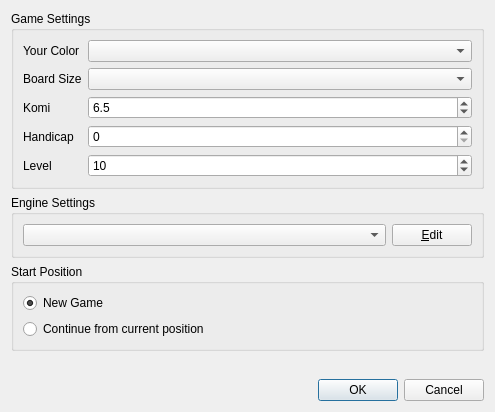
<?xml version="1.0" encoding="UTF-8"?>
<ui version="4.0">
 <class>PlayWithComputerDialog</class>
 <widget class="QDialog" name="PlayWithComputerDialog">
  <property name="geometry">
   <rect>
    <x>0</x>
    <y>0</y>
    <width>495</width>
    <height>412</height>
   </rect>
  </property>
  <property name="sizePolicy">
   <sizepolicy hsizetype="Preferred" vsizetype="Minimum">
    <horstretch>0</horstretch>
    <verstretch>0</verstretch>
   </sizepolicy>
  </property>
  <property name="windowTitle">
   <string>Play with Computer</string>
  </property>
  <layout class="QVBoxLayout" name="verticalLayout">
   <item>
    <layout class="QVBoxLayout" name="verticalLayout_2">
     <item>
      <widget class="QGroupBox" name="groupBox">
       <property name="title">
        <string>Game Settings</string>
       </property>
       <layout class="QFormLayout" name="formLayout_2">
        <property name="fieldGrowthPolicy">
         <enum>QFormLayout::AllNonFixedFieldsGrow</enum>
        </property>
        <item row="0" column="0">
         <widget class="QLabel" name="label_6">
          <property name="text">
           <string>Your Color</string>
          </property>
         </widget>
        </item>
        <item row="0" column="1">
         <widget class="QComboBox" name="colorComboBox"/>
        </item>
        <item row="1" column="0">
         <widget class="QLabel" name="label_2">
          <property name="text">
           <string>Board Size</string>
          </property>
         </widget>
        </item>
        <item row="1" column="1">
         <widget class="QComboBox" name="boardSizeComboBox"/>
        </item>
        <item row="2" column="0">
         <widget class="QLabel" name="label_3">
          <property name="text">
           <string>Komi</string>
          </property>
         </widget>
        </item>
        <item row="2" column="1">
         <widget class="QDoubleSpinBox" name="komiSpinBox">
          <property name="decimals">
           <number>1</number>
          </property>
          <property name="minimum">
           <double>-20.000000000000000</double>
          </property>
          <property name="maximum">
           <double>20.000000000000000</double>
          </property>
          <property name="singleStep">
           <double>0.500000000000000</double>
          </property>
          <property name="value">
           <double>6.500000000000000</double>
          </property>
         </widget>
        </item>
        <item row="3" column="0">
         <widget class="QLabel" name="label_4">
          <property name="text">
           <string>Handicap</string>
          </property>
         </widget>
        </item>
        <item row="3" column="1">
         <widget class="QSpinBox" name="handicapSpinBox">
          <property name="maximum">
           <number>9</number>
          </property>
         </widget>
        </item>
        <item row="4" column="0">
         <widget class="QLabel" name="label_5">
          <property name="text">
           <string>Level</string>
          </property>
         </widget>
        </item>
        <item row="4" column="1">
         <widget class="QSpinBox" name="levelSpinBox">
          <property name="maximum">
           <number>12</number>
          </property>
          <property name="value">
           <number>10</number>
          </property>
         </widget>
        </item>
       </layout>
      </widget>
     </item>
     <item>
      <widget class="QGroupBox" name="engineGroupBox">
       <property name="title">
        <string>Engine Settings</string>
       </property>
       <layout class="QHBoxLayout" name="horizontalLayout_2">
        <item>
         <widget class="QComboBox" name="engineComboBox"/>
        </item>
        <item>
         <widget class="QPushButton" name="editEngineButton">
          <property name="sizePolicy">
           <sizepolicy hsizetype="Maximum" vsizetype="Fixed">
            <horstretch>0</horstretch>
            <verstretch>0</verstretch>
           </sizepolicy>
          </property>
          <property name="text">
           <string>&amp;Edit</string>
          </property>
         </widget>
        </item>
       </layout>
      </widget>
     </item>
     <item>
      <widget class="QGroupBox" name="positionGroupBox">
       <property name="title">
        <string>Start Position</string>
       </property>
       <layout class="QVBoxLayout" name="verticalLayout_3">
        <item>
         <widget class="QRadioButton" name="newGame">
          <property name="text">
           <string>New Game</string>
          </property>
          <property name="checked">
           <bool>true</bool>
          </property>
         </widget>
        </item>
        <item>
         <widget class="QRadioButton" name="resume">
          <property name="text">
           <string>Continue from current position</string>
          </property>
         </widget>
        </item>
       </layout>
      </widget>
     </item>
    </layout>
   </item>
   <item>
    <spacer name="verticalSpacer">
     <property name="orientation">
      <enum>Qt::Vertical</enum>
     </property>
     <property name="sizeHint" stdset="0">
      <size>
       <width>20</width>
       <height>40</height>
      </size>
     </property>
    </spacer>
   </item>
   <item>
    <widget class="QDialogButtonBox" name="buttonBox">
     <property name="orientation">
      <enum>Qt::Horizontal</enum>
     </property>
     <property name="standardButtons">
      <set>QDialogButtonBox::Cancel|QDialogButtonBox::Ok</set>
     </property>
    </widget>
   </item>
  </layout>
 </widget>
 <tabstops>
  <tabstop>buttonBox</tabstop>
 </tabstops>
 <resources/>
 <connections>
  <connection>
   <sender>buttonBox</sender>
   <signal>accepted()</signal>
   <receiver>PlayWithComputerDialog</receiver>
   <slot>accept()</slot>
   <hints>
    <hint type="sourcelabel">
     <x>247</x>
     <y>299</y>
    </hint>
    <hint type="destinationlabel">
     <x>157</x>
     <y>274</y>
    </hint>
   </hints>
  </connection>
  <connection>
   <sender>buttonBox</sender>
   <signal>rejected()</signal>
   <receiver>PlayWithComputerDialog</receiver>
   <slot>reject()</slot>
   <hints>
    <hint type="sourcelabel">
     <x>315</x>
     <y>299</y>
    </hint>
    <hint type="destinationlabel">
     <x>286</x>
     <y>274</y>
    </hint>
   </hints>
  </connection>
 </connections>
</ui>
